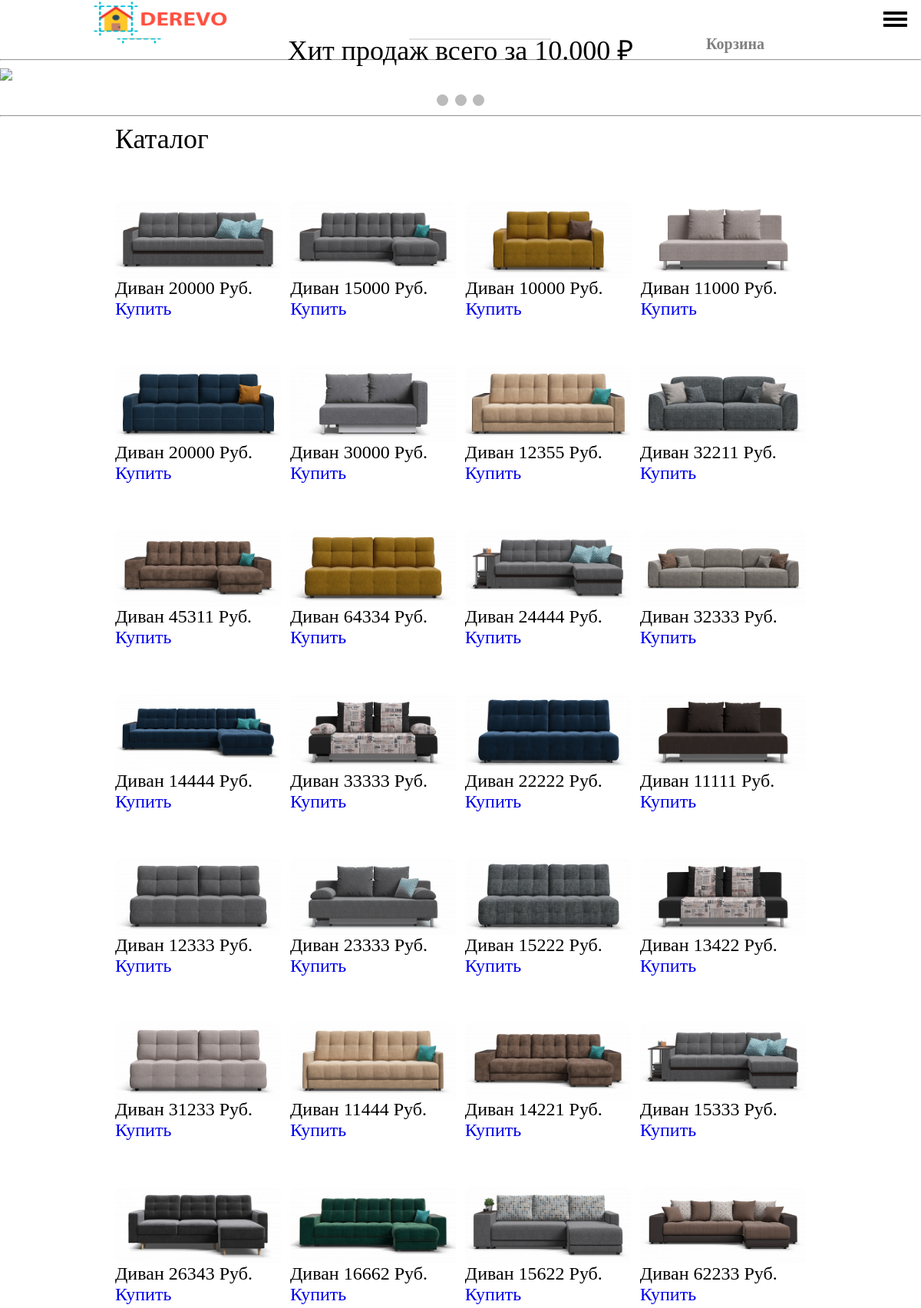
Page /index.php (signed in, upper part) on the committed database.
### tables this page shows
CREATE TABLE `products` (
  `id` int NOT NULL,
  `title` varchar(255) NOT NULL,
  `price` int NOT NULL,
  `img` varchar(255) NOT NULL,
  `category` varchar(255) NOT NULL,
  `sub_category` varchar(255) NOT NULL
);

### index.php (the view, shortened to what this page needs)
<?php
require_once("bd.php");
?>
<?php
if (!isset($_SESSION['login'])) {
?>
  <!DOCTYPE html>
  <html>
  <head>
    <meta charset="UTF-8">
    <meta name="viewpoint" content="width=device-width, user-scalable=no, initial-scale=1.0, maximum-scale=1.0, minimum-scale=1.0">
    <meta http-equiv="X-UA-Compatible" content="ie=edge">
    <link rel="stylesheet" href="style.css">
    <link rel="shortcut icon" href="image/icon.ico" type="image/x-icon">
    <title>Табуретка купить</title>
  </head>
  <body>
    </form>
    <div class="header">
      <div class="logo"><a href="index.php"><img src="image/logo.png" width="180" height="50"></a></div>
      <div class="src">
        <form action="" method="post" class="src">
          <input type="text" placeholder="Поиск по сайту">
        </form>
      </div>
      <div class="cart">
        <a href="#win1" class="button button-green" style="font-family: Century Gothic;background-color: #ffffff;padding: 0px;font-size: 20px;border: none;color: grey;font-weight:bold;">Вход</a>
        <a href="#x" class="overlay" id="win1"></a>
        <div class="popup">
          <h2>Вход</h2>
          <form action="testreg.php" method="post">
            <p>
              <input name="login" type="text" placeholder="Логин">
            </p>
            <p>
              <input name="password" type="password" placeholder="Пароль">
            </p>
            <p>
              <input type="submit" name="submit" value="Войти">
              <br>
              <br>
              <a href="reg.php">Нет аккаунта?</a>
            </p>
          </form>
        </div>
      </div>
    </div>
    <hr>
    <div class="block2">
      <div class="nav">
        <div class="dropdown">
          <button class="dropbtn"><b>Диваны</b></button>
          <div class="dropdown-content">
            <a href="divani/divani-krovati.php">Диваны-кровати</a>
            <a href="divani/pryamie.php">Прямые</a>
            <a href="divani/uglovie.php">Угловые</a>
          </div>
        </div>
        <div class="btn">
          <div class="dropdown">
            <button class="dropbtn"><b>Кровати</b></button>
            <div class="dropdown-content">
              <a href="krovati/krovati-dvuspalnie.php">Двуспальные</a>
              <a href="krovati/krovati-odnospalnie.php">Односпальные</a>
            </div>
          </div>
        </div>
        <div class="btn">
          <div class="dropdown">
            <button class="dropbtn"><b>Шкафы</b></button>
            <div class="dropdown-content">
              <a href="shkafi/shkafi-kupe.php">Шкафы-купе</a>
              <a href="shkafi/shkafi-raspashnie.php">Распашные</a>
              <a href="shkafi/shkafi-uglovie.php">Угловые</a>
            </div>
          </div>
        </div>
        <div class="btn">
          <div class="dropdown">
            <button class="dropbtn"><b>Стенки</b></button>
            <div class="dropdown-content">
              <a href="stenki/stenki.php">Стенки</a>
            </div>
          </div>
        </div>
        <div class="btn">
          <div class="dropdown">
            <button class="dropbtn"><b>Каталог</b></button>
            <div class="dropdown-content">
              <a href="catalog/catalog.php">Каталог</a>
            </div>
          </div>
        </div>
      </div>
      <hr>
    </div>
    <div class="block1">
      <nav class="mobile-menu">
        <div class="logo_mob"><a href="index.php"><img src="image/logo.png" width="180" height="50"></a></div>
        <input type="checkbox" id="checkbox" class="mobile-menu__checkbox">
        <label for="checkbox" class="mobile-menu__btn">
          <div class="mobile-menu__icon"></div>
        </label>
        <div class="mobile-menu__container">
          <ul class="mobile-menu__list">
            <div class="cart">
              <li class="mobile-menu__item"><a href="#win1" class="mobile-menu__link">Вход</a></li>
              <a href="#x" class="overlay" id="win1"></a>
              <div class="popup">
                <h2>Вход</h2>
                <form action="testreg.php" method="post">
                  <p>
                    <input name="login" type="text" placeholder="Логин">
                  </p>
                  <p>
                    <input name="password" type="password" placeholder="Пароль">
                  </p>
                  <p>
                    <input type="submit" name="submit" value="Войти">
                    <br>
                    <br>
                    <a href="reg.php">Нет аккаунта?</a>
                  </p>
                </form>
              </div>
            </div>
            <div class="nav2">
              <div class="btn">
                <div class="dropdown">
                  <button class="dropbtn">
                    <li class="mobile-menu__item"><a class="mobile-menu__link">Диваны</a></li>
                  </button>
                  <div class="dropdown-content">
                    <a href="divani/divani-krovati.php">Диваны-кровати</a>
                    <a href="divani/pryamie.php">Прямые</a>
                    <a href="divani/uglovie.php">Угловые</a>
                  </div>
                </div>
              </div>
              <div class="btn">
                <div class="dropdown">
                  <button class="dropbtn">
                    <li class="mobile-menu__item"><a class="mobile-menu__link">Кровати</a></li>
                  </button>
                  <div class="dropdown-content">
                    <a href="krovati/krovati-dvuspalnie.php">Двуспальные</a>
                    <a href="krovati/krovati-odnospalnie.php">Односпальные</a>
                  </div>
                </div>
              </div>
              <div class="btn">
                <div class="dropdown">
                  <button class="dropbtn">
                    <li class="mobile-menu__item"><a class="mobile-menu__link">Шкафы</a></li>
                  </button>
                  <div class="dropdown-content">
                    <a href="shkafi/shkafi-kupe.php">Шкафы-купе</a>
                    <a href="shkafi/shkafi-raspashnie.php">Распашные</a>
                    <a href="shkafi/shkafi-uglovie.php">Угловые</a>
                  </div>
                </div>
              </div>
              <div class="btn">
                <div class="dropdown">
                  <button class="dropbtn">
                    <li class="mobile-menu__item"><a class="mobile-menu__link">Стенки</a></li>
                  </button>
                  <div class="dropdown-content">
                    <a href="stenki/stenki.php">Стенки</a>
                  </div>
                </div>
              </div>
            </div>
          </ul>
        </div>
      </nav>
    </div>
    <div class="slider">
      <div class="slideshow-container">
        <div class="mySlides fade">
          <div class="numbertext"></div>
          <a href="hiti/hit1.php"><img src="image/slide1.jpg" style="width:100%"></a>
          <div class="text">Хит продаж всего за 10.000 ₽</div>
        </div>
        <div class="mySlides fade">
          <div class="numbertext"></div>
          <a href="hiti/hit3.php"><img src="image/slide2.jpg" style="width:100%"></a>
          <div class="text">Хит продаж всего за 10.000 ₽</div>
        </div>
        <div class="mySlides fade">
          <div class="numbertext"></div>
          <a href="hiti/hit2.php"><img src="image/slide3.jpg" style="width:100%"></a>
          <div class="text">Хит продаж всего за 10.000 ₽</div>
        </div>
        <a class="prev" onclick="plusSlides(-1)">❮</a>
        <a class="next" onclick="plusSlides(1)">❯</a>
      </div>
      <br>
      <div style="text-align:center">
        <span class="dot" onclick="currentSlide(1)"></span>
        <span class="dot" onclick="currentSlide(2)"></span>
        <span class="dot" onclick="currentSlide(3)"></span>
      </div>
    </div>
    <hr>
    <div class="best_text">Каталог</div>
    <div class="best">
      <?php $sql = "SELECT * FROM products"; ?>
      <?php if ($result = $link->query($sql)) : ?>
        <?php foreach ($result as $row) : ?>
          <div class='image'><img style="object-fit: cover; height: 100px; width: auto;" src="image/products/<?= $row['category'] ?>i/<?= $row['img'] ?>"></br>
            <a><?= $row['title'] ?></a>
            <a><?= $row['price'] ?> Руб.</a></br>
            <a style="word-break:break-all; font-size: 14px;">Авторизуйтесь, чтобы добавить товар в корзину</a>
          </div>
        <?php endforeach; ?>
      <?php endif; ?>
      <!--
  <figure class="image"><a href="#"><img width="340" height="200" src="image/best2.png" /><figcaption>Диван серый<br/><div class="fig"><s>20.000 ₽</s> 10.000 ₽</div></figcaption></a></figure>
  <figure class="image"><a href="#"><img width="340" height="200" src="image/best1.png" /><figcaption>Диван серый<br/><div class="fig"><s>20.000 ₽</s> 10.000 ₽</div></figcaption></a></figure>
  <figure class="image"><a href="#"><img width="340" height="200" src="image/best3.png" /><figcaption>Диван желтый<br/><div class="fig"><s>20.000 ₽</s> 10.000 ₽</div></figcaption></a></figure>
  -->
    </div>
    <hr>
    <div class="cate">
      <div class="cate_text">Категории</div>
      <div class="cate_img">
        <figure class="image"><a href="divani/divani.php"><img width="400" height="250" src="image/cate1.png" />
            <figcaption class="figc">Диваны<br /></figcaption>
          </a></figure>
        <figure class="image"><a href="stenki/stenki.php"><img width="400" height="250" src="image/cate2.png" />
            <figcaption class="figc">Стенки<br /></figcaption>
          </a></figure>
        <figure class="image"><a href="shkafi/shkafi.php"><img width="400" height="250" src="image/cate3.png" />
            <figcaption class="figc">Шкафы<br /></figcaption>
          </a></figure>
        <figure class="image"><a href="krovati/krovati.php"><img width="400" height="250" src="image/cate4.png" />
            <figcaption class="figc">Кровати<br /></figcaption>
          </a></figure>
      </div>
    </div>
    <hr>
    <div class="footer">
      <div class="pokupatelyam">
        <b>Покупателям<br /><br /></b>
        <br />
        <a href="#">Доставка</a><br /><br />
        <a href="#">Гарантия</a><br /><br />
        <a href="#">Часто задаваемые<br />
          вопросы</a><br /><br />
      </div>
      <div class="companiya">
        <b>Компания<br /><br /></b>
        <br />
        <a href="#">О компании</a><br /><br />
        <a href="#">Контакты</a><br /><br />
      </div>
      <div class="catalog">
        <b>Каталог<br /><br /></b>
        <br />
        <a href="divani/divani-krovati.php">Диваны</a><br /><br />
        <a href="krovati/krovati.php">Кровати</a><br /><br />
        <a href="stenki/stenki.php">Стенки</a><br /><br />
        <a href="shkafi/shkafi.php">Шкафы</a><br /><br />
      </div>
      <div class="mobila">
        8 (3333) 22-33-44
      </div>
      <div class="socialki">
        <a href="#"><img width="40" height="40" src="image/inst.png"></a>
        <a href="#"><img width="35" height="35" src="image/vk.png"></a>
        <a href="#"><img width="40" height="40" src="image/twit.png"></a>
        <a href="#"><img width="40" height="40" src="image/yout.png"></a>
      </div>
    </div>
    <script>
      var slideIndex = 1;
      showSlides(slideIndex);
      function plusSlides(n) {
        showSlides(slideIndex += n);
      }
      function currentSlide(n) {
        showSlides(slideIndex = n);
      }
      function showSlides(n) {
        var i;
        var slides = document.getElementsByClassName("mySlides");
        var dots = document.getElementsByClassName("dot");
        if (n > slides.length) {
          slideIndex = 1
        }
        if (n < 1) {
          slideIndex = slides.length
        }
        for (i = 0; i < slides.length; i++) {
          slides[i].style.display = "none";
        }
        for (i = 0; i < dots.length; i++) {
          dots[i].className = dots[i].className.replace(" active", "");
        }
        slides[slideIndex - 1].style.display = "block";
        dots[slideIndex - 1].className += " active";
      }
      var slideIndex = 0;
      showSlides();
      function showSlides() {
        var i;
        var slides = document.getElementsByClassName("mySlides");
        for (i = 0; i < slides.length; i++) {
          slides[i].style.display = "none";
        }
        slideIndex++;
        if (slideIndex > slides.length) {
          slideIndex = 1
        }
        slides[slideIndex - 1].style.display = "block";
        setTimeout(showSlides, 4000); // Change image every 2 seconds
      }
    </script>
  </body>
  </html>
<?php
} else {
?>
  <!DOCTYPE html>
  <html>
  <head>
    <link rel="stylesheet" href="style.css">
  </head>
  <body>
    <div class="header">
      <div class="logo"><a href="index.php"><img src="image/logo.png" width="180" height="50"></a></div>
      <div class="src">
        <form action="" method="post" class="src">
        </form>
      </div>
      <div class="cart">
        <?php
        if ($_SESSION['login'] == 'admin') {
        ?>
          <a href="users.php" style="font-family: Century Gothic;background-color: #ffffff;padding: 0px;font-size: 20px;border: none;color: grey;font-weight:bold;">Админ панель</a>
        <?php
        }
        ?>
        <form action="exit.php" method="post">
        </form>
        <a href="#win2" class="button button-green" style="font-family: Century Gothic;background-color: #ffffff;padding: 0px;font-size: 20px;border: none;color: grey;font-weight:bold;">Корзина</a>
      </div>
    </div>
    <hr>
    <div class="block1">
      <nav class="mobile-menu">
        <div class="logo_mob"><a href="index.php"><img src="image/logo.png" width="180" height="50"></a></div>
        <label for="checkbox" class="mobile-menu__btn">
          <div class="mobile-menu__icon"></div>
        </label>
      </nav>
    </div>
    <div class="slider">
      <div class="slideshow-container">
        <div class="mySlides fade">
          <div class="numbertext"></div>
          <a href="hiti/hit1.php"><img src="image/slide1.jpg" style="width:100%"></a>
          <div class="text">Хит продаж всего за 10.000 ₽</div>
        </div>
        <a class="prev" onclick="plusSlides(-1)">❮</a>
        <a class="next" onclick="plusSlides(1)">❯</a>
      </div>
      <br>
      <div style="text-align:center">
        <span class="dot" onclick="currentSlide(1)"></span>
        <span class="dot" onclick="currentSlide(2)"></span>
        <span class="dot" onclick="currentSlide(3)"></span>
      </div>
    </div>
    <hr>
    <div class="best_text">Каталог</div>
    <div class="best">
      <?php $sql = "SELECT * FROM products"; ?>
      <?php if ($result = $link->query($sql)) : ?>
        <?php foreach ($result as $row) : ?>
          <div class='image'>
            <img style="object-fit: cover; height: 100px; width: auto;" src="image/products/divani/<?= $row['img'] ?>"></br>
            <a><?= $row['title'] ?></a>
            <a><?= $row['price'] ?> Руб.</a></br>
            <a class="add-to-cart" href="?cart=add&id=<?= $row['id'] ?>" data-id="<?= $row['id'] ?>">Купить</a>
          </div>
        <?php endforeach; ?>
      <?php endif; ?>
    </div>
  </body>
  </html>
<?php
}
?>

### rows in the picture
products: img (picture), title "Диван", price "20000"
products: img (picture), title "Диван", price "15000"
products: img (picture), title "Диван", price "10000"
products: img (picture), title "Диван", price "11000"
products: img (picture), title "Диван", price "20000"
products: img (picture), title "Диван", price "30000"
products: img (picture), title "Диван", price "12355"
products: img (picture), title "Диван", price "32211"
products: img (picture), title "Диван", price "45311"
products: img (picture), title "Диван", price "64334"
products: img (picture), title "Диван", price "24444"
products: img (picture), title "Диван", price "32333"
products: img (picture), title "Диван", price "14444"
products: img (picture), title "Диван", price "33333"
products: img (picture), title "Диван", price "22222"
products: img (picture), title "Диван", price "11111"
products: img (picture), title "Диван", price "12333"
products: img (picture), title "Диван", price "23333"
products: img (picture), title "Диван", price "15222"
products: img (picture), title "Диван", price "13422"
products: img (picture), title "Диван", price "31233"
products: img (picture), title "Диван", price "11444"
products: img (picture), title "Диван", price "14221"
products: img (picture), title "Диван", price "15333"
products: img (picture), title "Диван", price "26343"
products: img (picture), title "Диван", price "16662"
products: img (picture), title "Диван", price "15622"
products: img (picture), title "Диван", price "62233"
